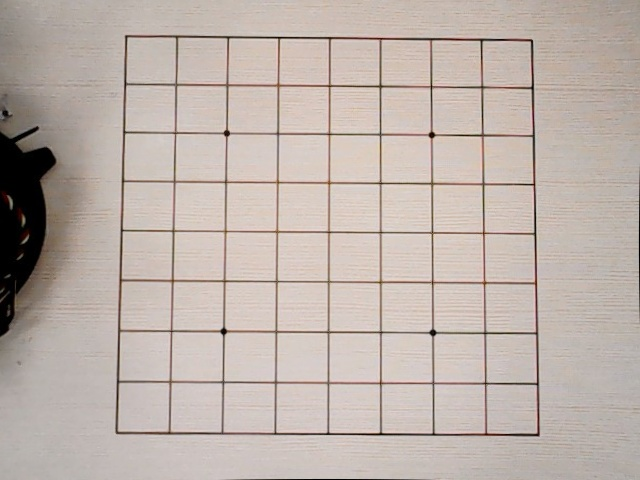
#> input picture calibresult.jpg, 640 x 480 px
$ python image.py
#> lines starting #> are read from the running program, lines starting #| are printed output that depends on the picture; after the words box and inside, x2 and y2 are one past the last pixel; in counts of white or black regions, pixels touching at a corner belong together
import cv2
import matplotlib.pyplot as plt


def getContours(img):
    # 查找轮廓，cv2.RETR_ExTERNAL=获取外部轮廓点, CHAIN_APPROX_NONE = 得到所有的像素点
    contours, hierarchy = cv2.findContours(img, cv2.RETR_EXTERNAL, cv2.CHAIN_APPROX_NONE)
    # 循环轮廓，判断每一个形状
    for cnt in contours:
        # 获取轮廓面积
        area = cv2.contourArea(cnt)
        # 当面积大于500，代表有形状存在
        if area > 500:
            # 绘制所有的轮廓并显示出来
            cv2.drawContours(imgContour, cnt, -1, (0, 0, 0), 3)
            # 计算所有轮廓的周长，便于做多边形拟合
            peri = cv2.arcLength(cnt, True)
            # 多边形拟合，获取每个形状的边数目
            approx = cv2.approxPolyDP(cnt, 0.02 * peri, True)
            objCor = len(approx)
            # 获取每个形状的左上角坐标xy和形状的长宽wh
            x, y, w, h = cv2.boundingRect(approx)
            # 计算出边界后，即边数代表形状，如三角形边数=3
            if objCor == 3:
                objectType = "Tri"
            # 计算出边界后，即边数代表形状，如四边形边数=4
            elif objCor == 4:
                # 判断是矩形还是正方形
                aspRatio = w / float(h)
                if aspRatio > 0.98 and aspRatio < 1.03:
                    objectType = "Square"
                else:
                    objectType = "Rectangle"
            # 大于4个边的就是圆形
            elif objCor > 4:
                objectType = "Circles"
            else:
                objectType = "None"
            # 绘制文本时需要绘制在图形附件
            cv2.rectangle(imgContour, (x, y), (x + w, y + h), (255, 0, 0), 2)
            cv2.putText(imgContour, objectType,
                        (x + (w // 2) - 10, y + (h // 2) - 10), cv2.FONT_HERSHEY_COMPLEX, 0.7,
                        (0, 0, 0), 2)

path = 'calibresult.jpg'
img = cv2.imread(path)
#> img is the input picture: shape (480, 640, 3); mean B, G, R 170.8, 178, 189.8
imgContour = img.copy()

# 灰度化
imgGray = cv2.cvtColor(img, cv2.COLOR_BGR2GRAY)
# 高斯平滑
imgBlur = cv2.GaussianBlur(imgGray, (7, 7), 1)
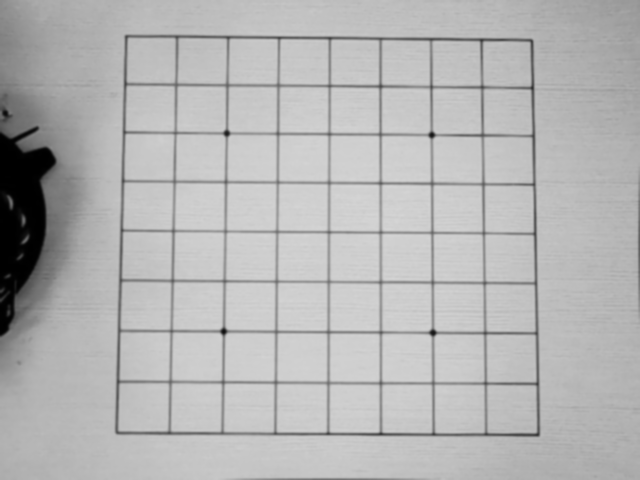
#> imgBlur: shape (480, 640); min 0, max 213, mean 180.8
# 边缘检测
imgCanny = cv2.Canny(imgBlur, 50, 50)
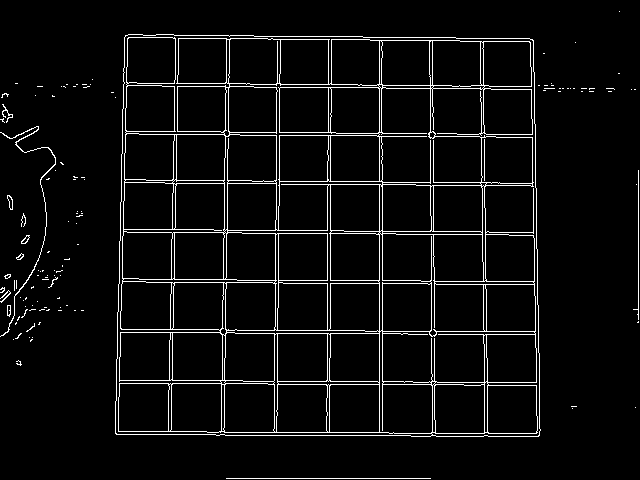
#> imgCanny: shape (480, 640); 5% white in thin lines or dots
# 获取轮廓特征点
getContours(imgCanny)
#> in getContours, `contours, hierarchy = cv2.findContours(img, cv2.RETR_EXTERNAL, cv2.CHA..`: contours = 119 contours, 113 with area under 20; largest, box (x1, y1, x2, y2) and area: (115, 34, 541, 437) 166222, (0, 126, 56, 337) 89, (7, 195, 13, 210) 44, (21, 235, 30, 244) 34, (7, 305, 11, 317) 30, (16, 253, 24, 260) 24
#> the loop in getContours, `for cnt in contours:` made 119 passes
#> (area, peri, approx, objCor, x, y, w, h) on pass 118: (166222.5, 1642.8, [[125, 35], [116, 434], [539, 435], [532, 39]], 4, 116, 35, 424, 401)
#> area on passes 28, 54, 57: 30, 23.5, 34.5
#> after the loop in getContours, `for cnt in contours:`:
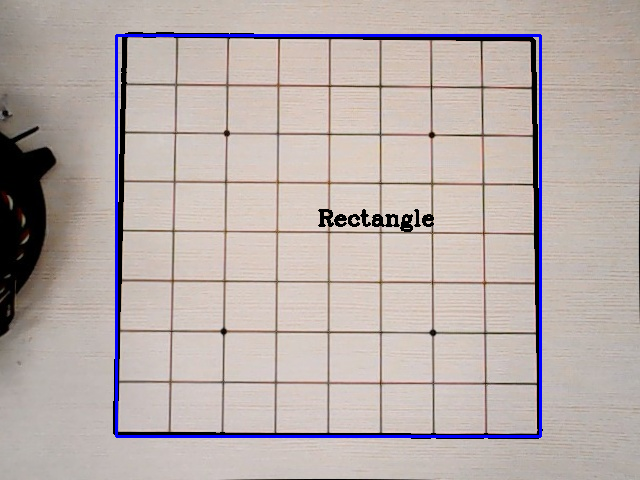
#> imgContour: shape (480, 640, 3); 3.62% of pixels changed, all inside (x1, y1, x2, y2) = (113, 32, 543, 439)

plt.figure(figsize=(30, 20));
plt.subplot(231);plt.imshow(img);plt.title('img');plt.axis('off');
plt.subplot(232);plt.imshow(imgGray,cmap='gray');plt.title('imgGray');plt.axis('off');
plt.show()
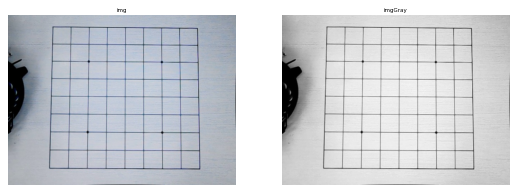
#> figure drawn by matplotlib, 2 panels; B, G, R data is drawn as R, G, B
plt.subplot(233);plt.imshow(imgBlur,cmap='gray');plt.title('imgBlur');plt.axis('off');
plt.subplot(234);plt.imshow(imgCanny,cmap='gray');plt.title('imgCanny');plt.axis('off');
plt.subplot(235);plt.imshow(imgContour);plt.title('imgContour');plt.axis('off');
plt.show()
#> figure, not shown here; B, G, R data is drawn as R, G, B
